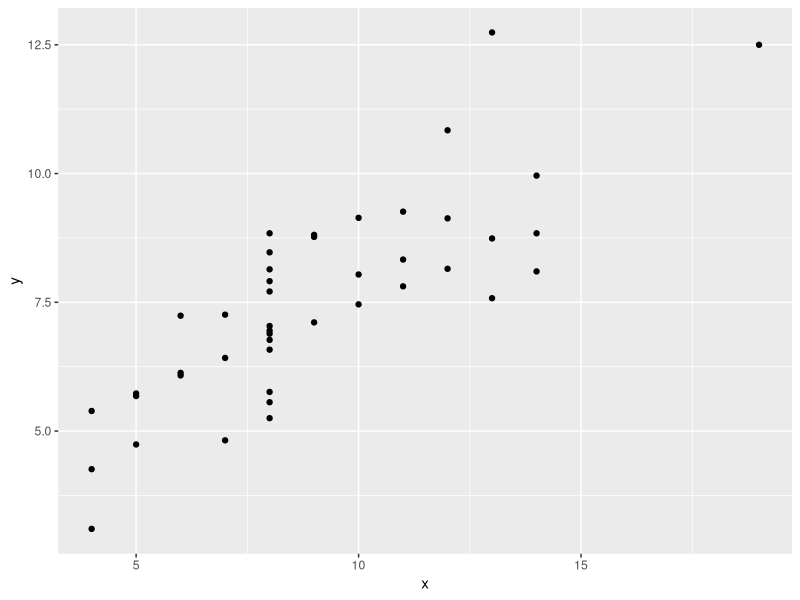
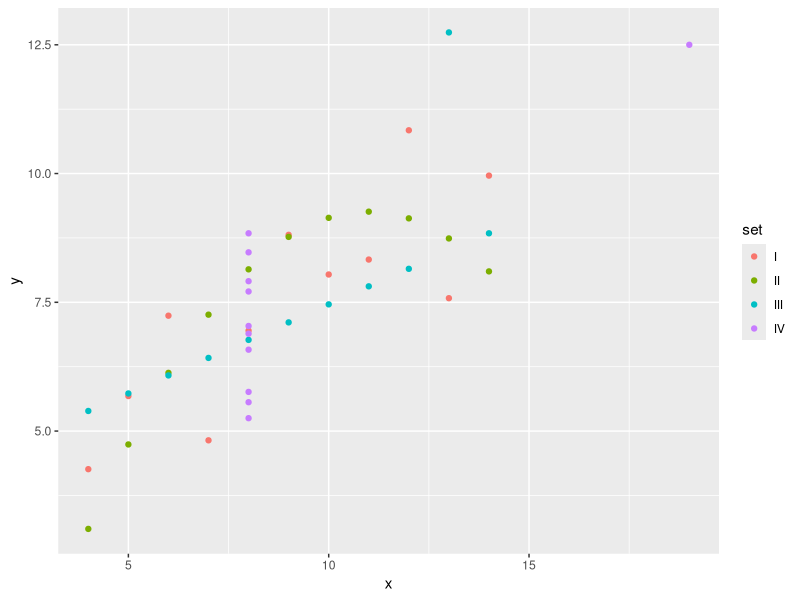

The R source for these figures, in order:
## ---- chunk 1
options(htmltools.dir.version = FALSE)

library(tidyverse)
## ---- chunk 2
anscombe_tidy <- read_csv("anscombe_tidy.csv")
# example
ggplot(anscombe_tidy, aes(x = x, y = y)) + 
  geom_point() 

## ---- chunk 3
anscombe_tidy <- read_csv("anscombe_tidy.csv")
# example
ggplot(anscombe_tidy, aes(x = x, y = y, colour = set)) + 
  geom_point() 

